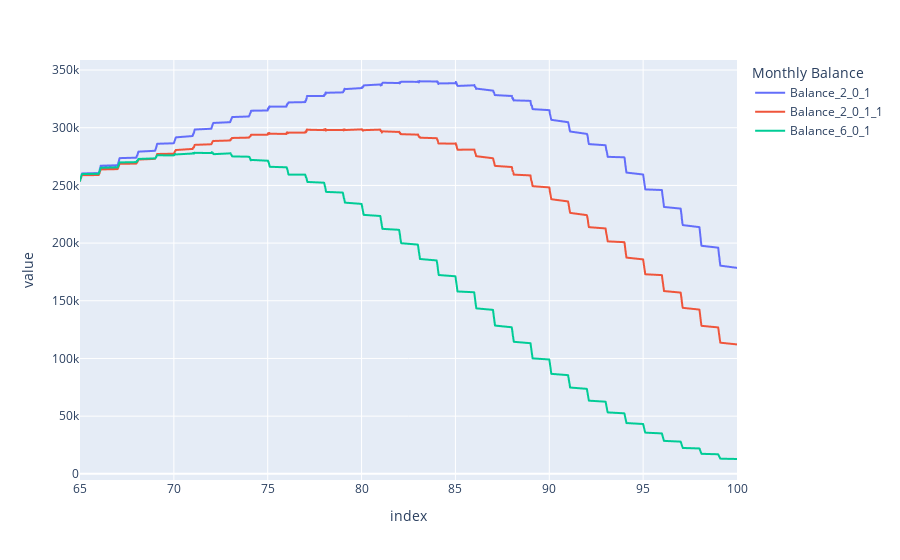

The notebook cell saved with this chart:
### Code cell
pd.options.plotting.backend = "plotly"

fig = monthly_bal_median_6.iloc[:,range(1, len(monthly_bal_median_6.columns))].plot()
fig.update_layout(legend=dict(title="Monthly Balance")) 
#plotly.offline.plot(fig, filename='./annual_balance_general_6pct_stock.html')

### Figure 1 — Plotly figure (JSON) as saved in the notebook; plotly's stock layout.template omitted (floating-point values rounded to 4 significant figures; data arrays with more than 128 entries replaced by an {"elided": "..."} marker saying what was removed)
{"data": [{"hovertemplate": "variable=Balance_2_0_1<br>index=%{x}<br>value=%{y}<extra></extra>", "legendgroup": "Balance_2_0_1", "line": {"color": "#636efa", "dash": "solid"}, "marker": {"symbol": "circle"}, "mode": "lines", "name": "Balance_2_0_1", "showlegend": true, "type": "scattergl", "x": {"elided": "421 float values"}, "xaxis": "x", "y": {"elided": "421 float values"}, "yaxis": "y"}, {"hovertemplate": "variable=Balance_2_0_1_1<br>index=%{x}<br>value=%{y}<extra></extra>", "legendgroup": "Balance_2_0_1_1", "line": {"color": "#EF553B", "dash": "solid"}, "marker": {"symbol": "circle"}, "mode": "lines", "name": "Balance_2_0_1_1", "showlegend": true, "type": "scattergl", "x": {"elided": "421 float values"}, "xaxis": "x", "y": {"elided": "421 float values"}, "yaxis": "y"}, {"hovertemplate": "variable=Balance_6_0_1<br>index=%{x}<br>value=%{y}<extra></extra>", "legendgroup": "Balance_6_0_1", "line": {"color": "#00cc96", "dash": "solid"}, "marker": {"symbol": "circle"}, "mode": "lines", "name": "Balance_6_0_1", "showlegend": true, "type": "scattergl", "x": {"elided": "421 float values"}, "xaxis": "x", "y": {"elided": "421 float values"}, "yaxis": "y"}], "layout": {"autosize": true, "legend": {"title": {"text": "Monthly Balance"}, "tracegroupgap": 0}, "margin": {"t": 60}, "xaxis": {"anchor": "y", "autorange": true, "domain": [0, 1], "range": [65, 100], "title": {"text": "index"}, "type": "linear"}, "yaxis": {"anchor": "x", "autorange": true, "domain": [0, 1], "range": [-5346.0, 358700.0], "title": {"text": "value"}, "type": "linear"}}}
